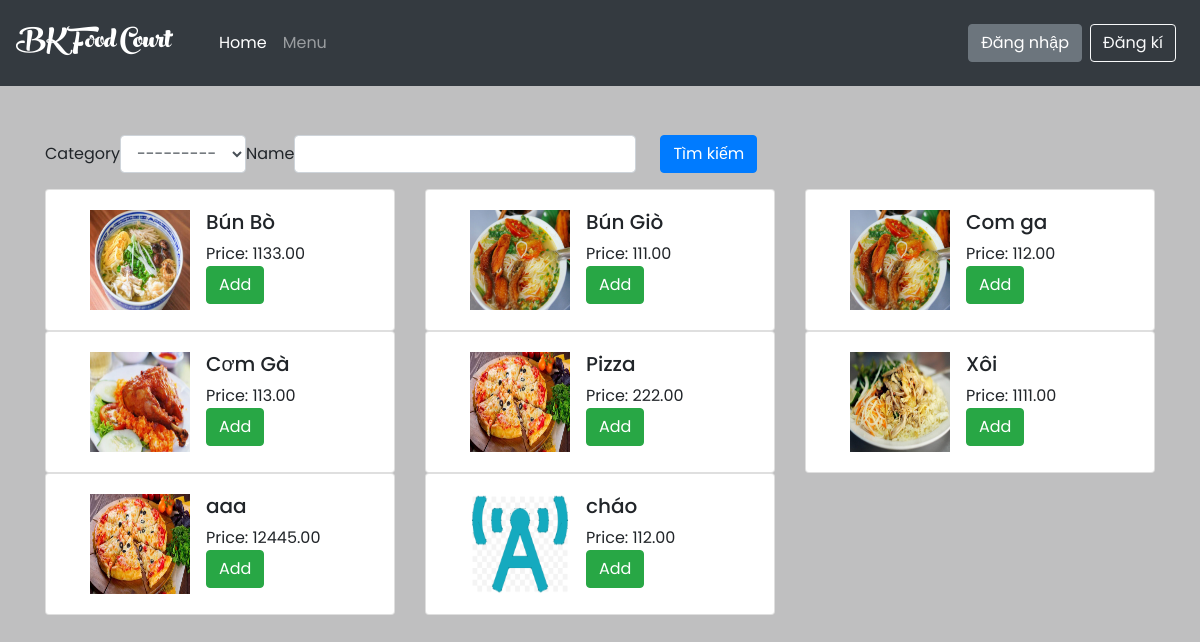
The app's page /menu/ with its own data.
### home/models.py (models this page shows, shortened)
class Product(models.Model):
    CATEGORY = (
        (0, 'Com'),
        (1, 'Bun'),
        (2, 'Pho'),
        (3, 'Mi'),
    )
    shop = models.ForeignKey(User, on_delete=models.CASCADE, limit_choices_to={
        'is_staff': True
    }, default=True)
    category = models.IntegerField(choices=CATEGORY)
    name = models.CharField(max_length=200,
                            db_index=True)
    slug = models.SlugField(max_length=200,
                            db_index=True)
    image = models.ImageField(upload_to='products/%Y/%m/%d',
                              blank=True)
    description = models.TextField(blank=True)
    price = models.DecimalField(max_digits=10, decimal_places=2)
    available = models.BooleanField(default=True)
    created = models.DateTimeField(auto_now_add=True)
    updated = models.DateTimeField(auto_now=True)
    quantity=models.IntegerField(default=1)
    class Meta:
        ordering = ('name',)
        index_together = (('id', 'slug'),)

### menu/views.py (the view, shortened to what this page needs)
# urls.py: url('', views.menu_view, name='menu'),
def menu_view(request):
    add = ''
    food = Product.objects.all()
    food_filter = FoodFilter(request.GET, queryset=food)
    food = food_filter.qs
    context = {
        'foods': food,
        'filter': food_filter,
    }
    return render(request, 'menu/menu.html', context)

### Food/processor.py (called while the page is built)
def context(request):
    return {
        'list': foods.objects.all(),
    }

### templates/menu/menu.html (shortened to what this page needs)
{% extends 'home/base.html' %}
{% load crispy_forms_filters %}
{% load static %}
{% block container %}
    <div class="container mt-5">
        <div class="md-form active-cyan active-cyan-2 mb-3">
            <form method="get" class="form-inline">
                {{ filter.form|crispy }}
                <button class="btn btn-primary ml-md-4" type="submit">Tìm kiếm</button>
            </form>
        </div>
        <div class="list-group">
            <div class="row">
                {% for x in foods %}
                    <div class="col-md-4">
                        <div class="card">
                            <div class="media card-body">
                                <img src="{{ x.image.url }}" class="mr-3 ml-4" alt="..."
                                     style="width: 100px; height: 100px">
                                <div class="media-body" style="width: 90%">
                                    <h5 class="mt-0">{{ x.name }}</h5>
                                    Price: {{ x.price }}
                                    <form method="get">
                                        <input type="submit" formmethod="get" value="Add"  class="btn btn-success">
                                    </form>
                                </div>
                            </div>
                        </div>
                    </div>
                {% endfor %}
            </div>
        </div>
    </div>
    <br><br>
{% endblock %}

### static/home/CSS/style.css (style rules this page uses)
html { height: 100%; }
body { font-family: "Poppins", sans-serif; padding: 0pt ; height: 150%; background-color: rgba(175, 175, 177, 0.8); }

### records on screen
Product: image (picture), name "Bún Bò", price "1133.00"
Product: image (picture), name "Bún Giò", price "111.00"
Product: image (picture), name "Com ga", price "112.00"
Product: image (picture), name "Cơm Gà", price "113.00"
Product: image (picture), name "Pizza", price "222.00"
Product: image (picture), name "Xôi", price "1111.00"
Product: image (picture), name "aaa", price "12445.00"
Product: image (picture), name "cháo", price "112.00"
